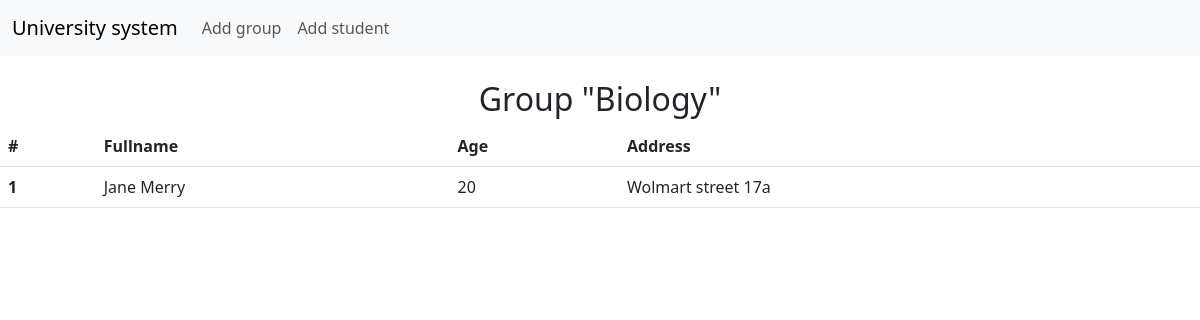
The page /group_list/Biology on the database its author committed.
### university_system/database/group.py (models this page shows, shortened)
class Group(base):
    __tablename__ = 'groups'
    id = Column(Integer, primary_key=True)
    group_name = Column(String)

### university_system/database/student.py (models this page shows, shortened)
class Student(base):
    __tablename__ = 'student'
    id = Column(Integer, primary_key=True)
    surname = Column(String)
    name = Column(String)
    age = Column(Integer)
    address = Column(String)
    group = Column(Integer, ForeignKey('groups.id'))

### university_system/routes.py (the view)
@app.route("/group_list/<group_name>")
def show_table_of_students_in_group(group_name) -> str:
    return render_template(
        "group_list.html",
        group_name=_get_data_about_group(group_name).group_name,
        all_students_in_group=_get_students_from_group(group_name),
        enumerate=enumerate
    )

### university_system/business_logic.py (called while the page is built)
def _get_data_about_group(group_name: str) -> Group:
    return session.query(Group).where(Group.group_name == group_name).first()

def _get_students_from_group(group_name: str) -> Iterable[Student]:
    return session.query(Student).where(Student.group == _get_data_about_group(group_name).id).all()

### university_system/templates/group_list.html
{% extends 'base.html' %}
{% block content %}
<br>
<h2 align="center">Group "{{ group_name }}"</h2>
    <table class="table">
        <thead>
            <tr>
                <th scope="col">#</th>
                <th scope="col">Fullname</th>
                <th scope="col">Age</th>
                <th scope="col">Address</th>
            </tr>
        </thead>
        <tbody>
            {% for index, student in enumerate(all_students_in_group, 1) %}
                <tr>
                    <th scope="row">{{ index }}</th>
                    <td>{{ student.surname}} {{ student.name }}</td>
                    <td>{{ student.age}}</td>
                    <td>{{ student.address}}</td>
                </tr>
            {% endfor %}
        </tbody>
    </table>
{% endblock %}

### rows shown on the page
Group: group_name "Biology"
Student: index "1", surname "Jane", name "Merry", age "20", address "Wolmart street 17a"
